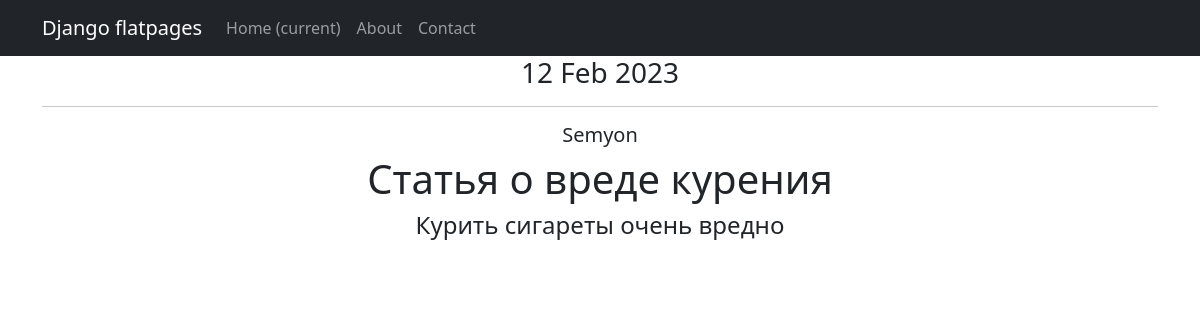
/news/1, run on an earlier commit of the app's database.
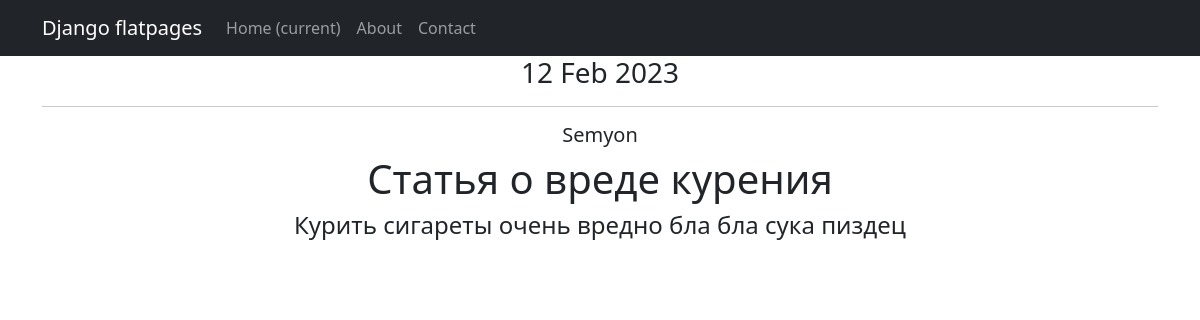
And on a later commit of the database.
### appnews/models.py (models this page shows, shortened)
class Post(models.Model):
    author = models.ForeignKey(Author, on_delete=models.CASCADE)
    NEWS = 'NW'
    ARTICLE = 'AR'
    CATEGORY_CHOIESES = (
        (NEWS, 'Новость'),
        (ARTICLE, 'Статья')
    )
    categoryType = models.CharField(max_length=2, choices=CATEGORY_CHOIESES, default=ARTICLE)
    dateCreation = models.DateTimeField(auto_now_add=True)
    postCategory = models.ManyToManyField('Category', through='PostCategory')
    title = models.CharField(max_length=128)
    text = models.TextField()
    rating = models.SmallIntegerField(default=0)
    class Meta:
        verbose_name = 'Пост'
        verbose_name_plural = 'Посты'

class Author(models.Model):
    authorUser = models.OneToOneField(User, on_delete=models.CASCADE)
    ratingAuthor = models.SmallIntegerField(default=0)
    def __str__(self):
        return self.authorUser.username

### appnews/views.py (the view)
# urls.py: path('<int:pk>', PostNewsDetail.as_view(), name='post_detail'),
class PostNewsDetail(DetailView):
    model = Post
    template_name = 'new.html'
    context_object_name = 'new'

### templates/new.html (shortened to what this page needs)
{% extends 'flatpages/default.html' %}
{% load custom_filters %}!
{% block content %}
<h3>{{ new.dateCreation|date:'d M Y' }}</h3>
<hr>
<h5>{{ new.author }}</h5>
<h1>{{ new.title|filter_message }}</h1>
<h4>{{ new.text }}</h4>
{% endblock content %}

What changed in the data, as far as the page shows it:
changed Post "Статья о вреде курения": text "Курить сигареты очень вредно" → "Курить сигареты очень вредно бла бла сука пиздец"
